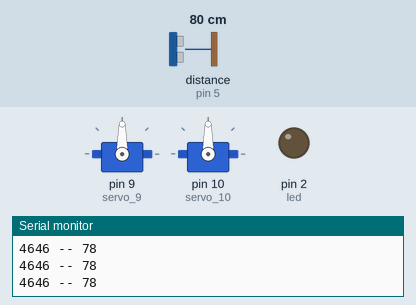
Simulated run of this sketch. Board: Arduino Uno, built with avr-gcc and run on an emulated ATmega328P. On the bench: 2 × servo, output pins drawn as LEDs (lit = HIGH), the last lines printed to the serial monitor. Wiring (inferred from the names in the program): ultrasonic range finder: trigger pin 4; echo pin 5. The inputs (shaded band) are chosen by the test bench; at power-on: distance to the obstacle (sensor on pin 5) 80 cm. The echo pulse lasts 58.3 µs per cm; pins used as bus, display or sensor lines are not drawn.

Above: at 1.2 s.
1.3 s: distance to the obstacle (sensor on pin 5) set to 22 cm
2.8 s: distance to the obstacle (sensor on pin 5) set to 18 cm
At 2.9 s:
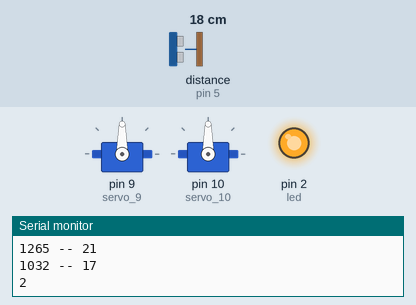
At 9.0 s:
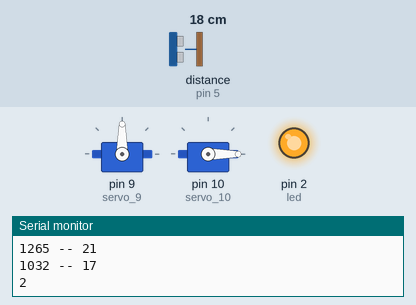
Timing chart, 0 to 22.5 s (numbered marks = the images above; inputs shaded):
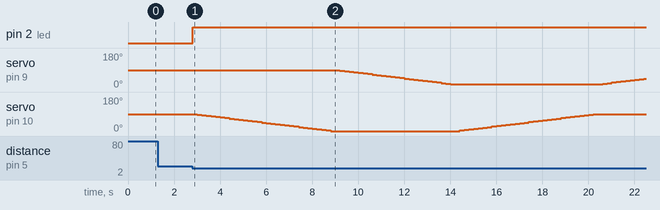

Measured:
- the behaviour switches between 21 and 20 cm on distance to the obstacle (sensor on pin 5) (found by bisection; images 0 and 1)
- after the input at 2.8 s, pin 2 (led): LOW → HIGH at once; servo on pin 9 (servo_9): 90° → 87° after 6.4 s, → 84° 0.20 s later, → 81° 0.20 s later, → 78° 0.20 s later, … (35 changes in this stretch); servo on pin 10 (servo_10): 90° → 87° after 0.21 s, → 84° 0.20 s later, → 81° 0.20 s later, → 78° 0.20 s later, … (60 changes in this stretch)

The sketch:

ultra.ino
```cpp
#include <Servo.h>

int pos = 0;

Servo servo_9, servo_10;

const int trigPin = 4;
const int echoPin = 5;
const int led = 2;

long duration;
int distanceCm, distanceInch;

void setup() {
  Serial.begin(9600);
  servo_9.attach(9, 500, 2500);
  servo_10.attach(10, 500, 2500);
  pinMode(led, OUTPUT);
  pinMode(trigPin, OUTPUT);
  pinMode(echoPin, INPUT);
}

void loop() {
  digitalWrite(trigPin, LOW);
  delayMicroseconds(2);
  digitalWrite(trigPin, HIGH);
  delayMicroseconds(10);
  digitalWrite(trigPin, LOW);
  duration = pulseIn(echoPin, HIGH);
  distanceCm = duration * 0.034 / 2;
  distanceInch = duration * 0.0133 / 2;
  Serial.print(duration);
  Serial.print(" -- ");
  Serial.println(distanceCm);
  if (distanceCm < 20) {
    digitalWrite(led, HIGH);
  Serial.print(2);
  for (pos = 90; pos >=0 ; pos -= 3) {
    servo_10.write(pos);
    delay(200);
  }
    Serial.print(1);
  for (pos = 90; pos >=15 ; pos -= 3) {
    servo_9.write(pos);
    delay(200);
  }

  Serial.print(4);
  for (pos = 0; pos <= 90; pos += 3) {
    servo_10.write(pos);
    delay(200);
  }
  Serial.print(3);
  for (pos = 15; pos <= 90; pos += 3) {
    servo_9.write(pos);
    delay(200);
  }

  delay(2000);
  } else {
    digitalWrite(led, LOW);
  }
  delay(100);
}
```
